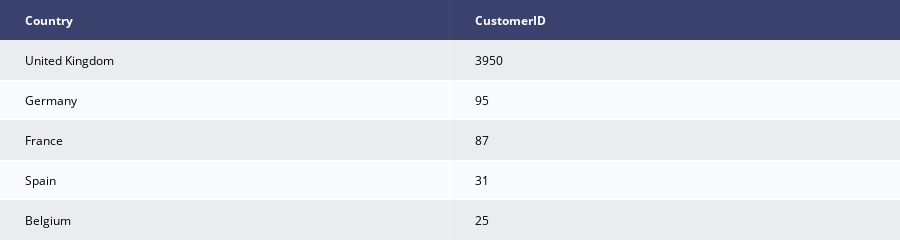

Notebook code cell kept with this figure:
### Code cell
data = ff.create_table(data.head())
data

### Figure 1 — Plotly figure (JSON) as saved in the notebook; plotly's stock layout.template omitted (floating-point values rounded to 4 significant figures)
{"data": [{"colorscale": [[0, "#00083e"], [0.5, "#ededee"], [1, "#ffffff"]], "hoverinfo": "none", "opacity": 0.75, "showscale": false, "type": "heatmap", "z": [[0, 0], [0.5, 0.5], [1, 1], [0.5, 0.5], [1, 1], [0.5, 0.5]]}], "layout": {"annotations": [{"align": "left", "font": {"color": "#ffffff"}, "showarrow": false, "text": "<b>Country</b>", "x": -0.45, "xanchor": "left", "xref": "x", "y": 0, "yref": "y"}, {"align": "left", "font": {"color": "#ffffff"}, "showarrow": false, "text": "<b>CustomerID</b>", "x": 0.55, "xanchor": "left", "xref": "x", "y": 0, "yref": "y"}, {"align": "left", "font": {"color": "#000000"}, "showarrow": false, "text": "United Kingdom", "x": -0.45, "xanchor": "left", "xref": "x", "y": 1, "yref": "y"}, {"align": "left", "font": {"color": "#000000"}, "showarrow": false, "text": "3950", "x": 0.55, "xanchor": "left", "xref": "x", "y": 1, "yref": "y"}, {"align": "left", "font": {"color": "#000000"}, "showarrow": false, "text": "Germany", "x": -0.45, "xanchor": "left", "xref": "x", "y": 2, "yref": "y"}, {"align": "left", "font": {"color": "#000000"}, "showarrow": false, "text": "95", "x": 0.55, "xanchor": "left", "xref": "x", "y": 2, "yref": "y"}, {"align": "left", "font": {"color": "#000000"}, "showarrow": false, "text": "France", "x": -0.45, "xanchor": "left", "xref": "x", "y": 3, "yref": "y"}, {"align": "left", "font": {"color": "#000000"}, "showarrow": false, "text": "87", "x": 0.55, "xanchor": "left", "xref": "x", "y": 3, "yref": "y"}, {"align": "left", "font": {"color": "#000000"}, "showarrow": false, "text": "Spain", "x": -0.45, "xanchor": "left", "xref": "x", "y": 4, "yref": "y"}, {"align": "left", "font": {"color": "#000000"}, "showarrow": false, "text": "31", "x": 0.55, "xanchor": "left", "xref": "x", "y": 4, "yref": "y"}, {"align": "left", "font": {"color": "#000000"}, "showarrow": false, "text": "Belgium", "x": -0.45, "xanchor": "left", "xref": "x", "y": 5, "yref": "y"}, {"align": "left", "font": {"color": "#000000"}, "showarrow": false, "text": "25", "x": 0.55, "xanchor": "left", "xref": "x", "y": 5, "yref": "y"}], "height": 230, "margin": {"b": 0, "l": 0, "r": 0, "t": 0}, "xaxis": {"dtick": 1, "gridwidth": 2, "showticklabels": false, "tick0": -0.5, "ticks": "", "zeroline": false}, "yaxis": {"autorange": "reversed", "dtick": 1, "gridwidth": 2, "showticklabels": false, "tick0": 0.5, "ticks": "", "zeroline": false}}}
